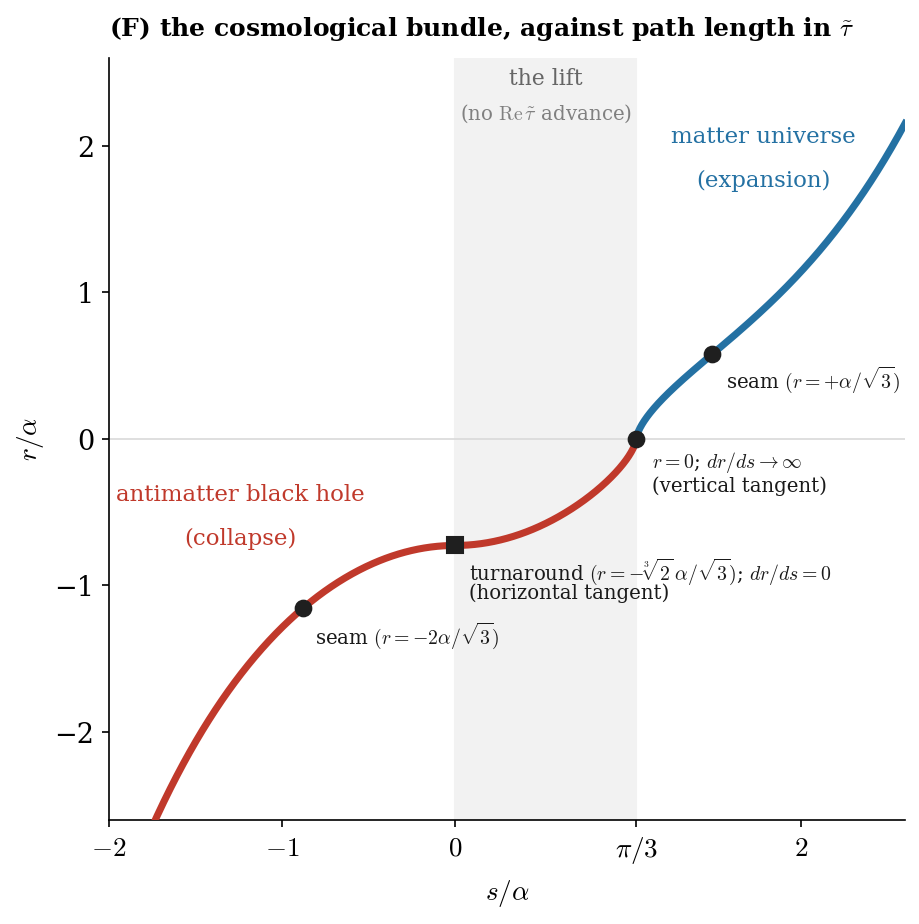

Write the Python code that produced this figure.
"""(F, flattened) -- the cosmological bundle against path length in complex cosmic time.

The bead's tau~ path is two perpendicular straight legs joined by the lift, so its arc length s is
exact rather than numerical. With A = (2M a^2)^{1/3} = cbrt(2) a/sqrt3 at Nariai (2M = 2a/3sqrt3):

    s <= 0        collapse : Re tau~ = s,          Im tau~ = -pi a/3   ->  r = -A cosh^{2/3}(3s/2a)
    0 < s < pi/3  the LIFT : Re tau~ = 0,          Im tau~ = s - pi a/3 ->  r = -A sin^{2/3}(3(pi/3 - s)/2a)
    s >= pi/3     expansion: Re tau~ = s - pi a/3, Im tau~ = 0          ->  r = +A sinh^{2/3}(3(s - pi/3)/2a)

r(s) is single-valued, monotonic and smooth; nothing is projected and no r value is flattened.
The two bends ARE the two landmarks, and the derivatives match across both joints:
    turnaround (-cbrt(2) a/sqrt3) : dr/ds = 0      -> horizontal tangent (the collapse stops)
    r = 0                         : dr/ds -> inf   -> vertical tangent   (P7's bounded crossing)
The two seams are cbrt(2)-related to nothing accidental: turnaround -cbrt(2) a/sqrt3, seam +a/sqrt3.
"""
import numpy as np, matplotlib; matplotlib.use('Agg'); import matplotlib.pyplot as plt

plt.rcParams.update({'font.family': 'serif', 'font.size': 13, 'mathtext.fontset': 'cm'})
BLUE, RED = '#2471a3', '#c0392b'
al = 1.0
A  = 2**(1/3) * al / np.sqrt(3)      # = (2M a^2)^{1/3} at Nariai, in alpha alone
P  = np.pi / 3                       # the lift's length in s

def r_of_s(s):
    s = np.asarray(s, float); out = np.empty_like(s)
    m1, m2, m3 = s <= 0, (s > 0) & (s <= P), s > P
    out[m1] = -A * np.cosh(1.5 * s[m1])**(2/3)
    out[m2] = -A * np.sin(1.5 * (P - s[m2]))**(2/3)
    out[m3] =  A * np.sinh(1.5 * (s[m3] - P))**(2/3)
    return out

fig, ax = plt.subplots(figsize=(6.4, 6.4))
ax.axvspan(0, P, color='0.95', zorder=0)
for seg, col in [((-2.0, 0), RED), ((0, P), RED), ((P, 2.6), BLUE)]:
    ss = np.linspace(*seg, 700); ax.plot(ss, r_of_s(ss), color=col, lw=3.4, zorder=3)
ax.axhline(0, color='0.85', lw=0.8, zorder=1)
ax.text(P/2, 2.42, 'the lift', fontsize=10.5, color='0.4', ha='center')
ax.text(P/2, 2.18, r'(no $\mathrm{Re}\,\tilde\tau$ advance)', fontsize=9.5, color='0.5', ha='center')

sSm = -(2/3)*np.arccosh(abs((-2/np.sqrt(3))/A)**1.5)      # back seam, on the collapse leg
sSp =  P + (2/3)*np.arcsinh(((1/np.sqrt(3))/A)**1.5)      # front seam, on the expansion leg
# each label: line 1 = name (value); dr/ds  |  line 2 = (tangent character)
pts = [(sSm, -2/np.sqrt(3), 'o', r'seam $(r=-2\alpha/\sqrt{3})$',                     None,                   (0.07, -0.08)),
       (0.0, -A,            's', r'turnaround $(r=-\sqrt[3]{2}\,\alpha/\sqrt{3})$; $dr/ds=0$', '(horizontal tangent)', (0.08, -0.07)),
       (P,    0.0,          'o', r'$r=0$; $dr/ds\to\infty$',                        '(vertical tangent)',   (0.09, -0.07)),
       (sSp,  1/np.sqrt(3), 'o', r'seam $(r=+\alpha/\sqrt{3})$',                       None,                   (0.08, -0.07))]
for x, y, mk, l1, l2, (dx, dy) in pts:
    ax.plot(x, y, mk, color='0.12', ms=7.5, zorder=6)
    ax.annotate(l1, xy=(x, y), xytext=(x+dx, y+dy), fontsize=9.5, ha='left', va='top', color='0.1', zorder=6)
    if l2:
        ax.annotate(l2, xy=(x, y), xytext=(x+dx, y+dy-0.185), fontsize=9.5, ha='left', va='top', color='0.1', zorder=6)

ax.text(-1.24, -0.42, 'antimatter black hole', color=RED,  fontsize=11, ha='center')   # s<0, r<0
ax.text(-1.24, -0.72, '(collapse)',            color=RED,  fontsize=11, ha='center')
ax.text( 1.78,  2.02, 'matter universe',       color=BLUE, fontsize=11, ha='center')   # s>pi/3, r>0
ax.text( 1.78,  1.72, '(expansion)',           color=BLUE, fontsize=11, ha='center')

ax.set_xlabel(r'$s/\alpha$', fontsize=13, labelpad=6)
ax.set_ylabel(r'$r/\alpha$', fontsize=13)
ax.set_xlim(-2.0, 2.6); ax.set_ylim(-2.6, 2.6)
ax.set_xticks([-2, -1, 0, P, 2]); ax.set_xticklabels(['$-2$', '$-1$', '$0$', r'$\pi/3$', '$2$'])
for sp in ['top', 'right']: ax.spines[sp].set_visible(False)
ax.text(0.0, 1.02, r'(F) the cosmological bundle, against path length in $\tilde\tau$', transform=ax.transAxes, fontsize=12, va='bottom', fontweight='bold')
plt.tight_layout()
plt.savefig('F_flat.pdf', bbox_inches='tight'); plt.savefig('F_flat.png', dpi=150, bbox_inches='tight')
print('ok')
